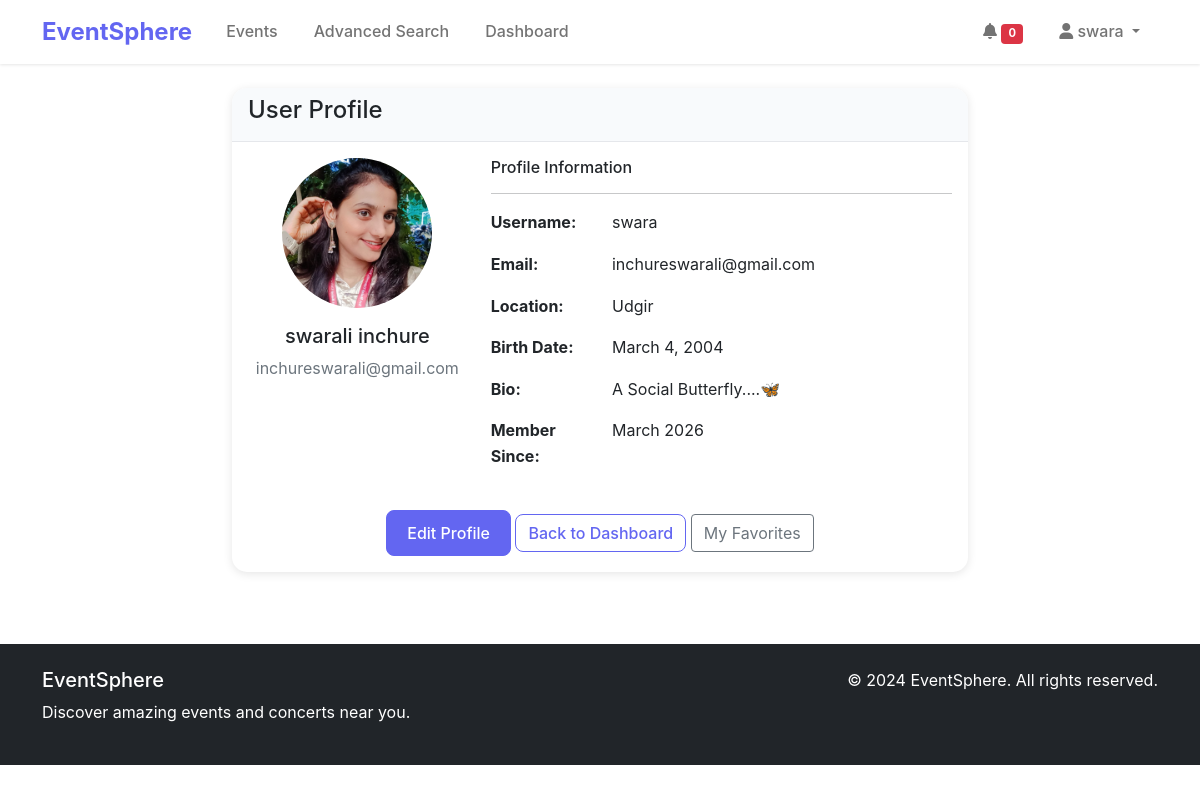
Screenshot of /accounts/profile/ (signed in) with the database file from the repository.
### accounts/models.py (models this page shows, shortened)
class UserProfile(models.Model):
    user = models.OneToOneField(User, on_delete=models.CASCADE)
    bio = models.TextField(max_length=500, blank=True)
    location = models.CharField(max_length=30, blank=True)
    birth_date = models.DateField(null=True, blank=True)
    avatar = models.ImageField(upload_to='avatars/', blank=True, null=True)

### accounts/views.py (the view)
# urls.py: path('profile/', views.profile_view, name='profile'),
@login_required
def profile_view(request):
    profile, created = UserProfile.objects.get_or_create(user=request.user)
    return render(request, 'accounts/profile.html', {'profile': profile})

### templates/accounts/profile.html (shortened to what this page needs)
{% extends 'base.html' %}
{% load static %}
{% block content %}
<div class="container py-4">
    <div class="row">
        <div class="col-md-8 mx-auto">
            <div class="card">
                <div class="card-header">
                    <h4>User Profile</h4>
                </div>
                <div class="card-body">
                    <div class="row">
                        <div class="col-md-4 text-center">
                            {% if profile.avatar %}
                            <img src="{{ profile.avatar.url }}" alt="Avatar" class="rounded-circle mb-3" style="width: 150px; height: 150px; object-fit: cover;">
                            {% else %}
                            <div class="bg-primary rounded-circle mx-auto mb-3 d-flex align-items-center justify-content-center" style="width: 150px; height: 150px;">
                                <i class="fas fa-user fa-4x text-white"></i>
                            </div>
                            {% endif %}
                            <h5>{{ user.get_full_name|default:user.username }}</h5>
                            <p class="text-muted">{{ user.email }}</p>
                        </div>
                        <div class="col-md-8">
                            <h6>Profile Information</h6>
                            <hr>
                            <div class="row mb-3">
                                <div class="col-sm-3"><strong>Username:</strong></div>
                                <div class="col-sm-9">{{ user.username }}</div>
                            </div>
                            <div class="row mb-3">
                                <div class="col-sm-3"><strong>Email:</strong></div>
                                <div class="col-sm-9">{{ user.email }}</div>
                            </div>
                            <div class="row mb-3">
                                <div class="col-sm-3"><strong>Location:</strong></div>
                                <div class="col-sm-9">{{ profile.location|default:"Not specified" }}</div>
                            </div>
                            <div class="row mb-3">
                                <div class="col-sm-3"><strong>Birth Date:</strong></div>
                                <div class="col-sm-9">{{ profile.birth_date|default:"Not specified" }}</div>
                            </div>
                            <div class="row mb-3">
                                <div class="col-sm-3"><strong>Bio:</strong></div>
                                <div class="col-sm-9">{{ profile.bio|default:"No bio available" }}</div>
                            </div>
                            <div class="row mb-3">
                                <div class="col-sm-3"><strong>Member Since:</strong></div>
                                <div class="col-sm-9">{{ user.date_joined|date:"F Y" }}</div>
                            </div>
                        </div>
                    </div>
                    <div class="text-center mt-4">
                        <a href="{% url 'accounts:edit_profile' %}" class="btn btn-primary">Edit Profile</a>
                        <a href="{% url 'dashboard:dashboard' %}" class="btn btn-outline-primary">Back to Dashboard</a>
                        <a href="{% url 'dashboard:favorites' %}" class="btn btn-outline-secondary">My Favorites</a>
                    </div>
                </div>
            </div>
        </div>
    </div>
</div>
{% endblock %}

### templates/base.html (shortened to what this page needs)
<!DOCTYPE html>
<html lang="en">
<head>
    {% load static %}
    <link href="https://cdn.jsdelivr.net/npm/bootstrap@5.1.3/dist/css/bootstrap.min.css" rel="stylesheet">
    <link href="https://cdnjs.cloudflare.com/ajax/libs/font-awesome/6.0.0/css/all.min.css" rel="stylesheet">
    <link href="{% static 'css/style.css' %}" rel="stylesheet">
</head>
<body>
    <nav class="navbar navbar-expand-lg navbar-light bg-white shadow-sm">
        <div class="container">
            <a class="navbar-brand fw-bold" href="{% url 'home' %}">EventSphere</a>
            <div class="collapse navbar-collapse" id="navbarNav">
                <ul class="navbar-nav me-auto">
                    <li class="nav-item">
                        <a class="nav-link" href="{% url 'events:event_list' %}">Events</a>
                    </li>
                    <li class="nav-item">
                        <a class="nav-link" href="{% url 'events:advanced_search' %}">Advanced Search</a>
                    </li>
                    {% if user.is_authenticated %}
                    <li class="nav-item">
                        <a class="nav-link" href="{% url 'dashboard:dashboard' %}">Dashboard</a>
                    </li>
                    {% endif %}
                </ul>
                <ul class="navbar-nav">
                    {% if user.is_authenticated %}
                    <li class="nav-item">
                        <a class="nav-link" href="{% url 'notifications:notification_list' %}">
                            <i class="fas fa-bell"></i>
                            <span class="badge bg-danger" id="notification-count" style="font-size: 0.7em;">0</span>
                        </a>
                    </li>
                    <li class="nav-item dropdown">
                        <a class="nav-link dropdown-toggle" href="#" id="navbarDropdown" role="button" data-bs-toggle="dropdown">
                            <i class="fas fa-user"></i> {{ user.username }}
                        </a>
                    </li>
                    {% endif %}
                </ul>
            </div>
        </div>
    </nav>
    <main>
        {% block content %}
        {% endblock %}
    </main>
    <footer class="bg-dark text-white py-4 mt-5">
        <div class="container">
            <div class="row">
                <div class="col-md-6">
                    <h5>EventSphere</h5>
                    <p>Discover amazing events and concerts near you.</p>
                </div>
                <div class="col-md-6 text-md-end">
                    <p>&copy; 2024 EventSphere. All rights reserved.</p>
                </div>
            </div>
        </div>
    </footer>
</body>
</html>

### static/css/style.css (style rules this page uses)
:root { --primary-color: #6366f1; --secondary-color: #8b5cf6; --dark-color: #1f2937; --light-color: #f8fafc; }
body { font-family: 'Inter', -apple-system, BlinkMacSystemFont, sans-serif; line-height: 1.6; }
.navbar-brand { font-size: 1.5rem; color: var(--primary-color) !important; }
.navbar-nav .nav-link { font-weight: 500; margin: 0 10px; }
.btn-primary { background-color: var(--primary-color); border-color: var(--primary-color); border-radius: 8px; font-weight: 500; padding: 10px 20px; }
.btn-outline-primary { color: var(--primary-color); border-color: var(--primary-color); border-radius: 8px; font-weight: 500; }
.card { border: none; border-radius: 15px; box-shadow: 0 2px 10px rgba(0, 0, 0, 0.1); }
.card-header { background-color: var(--light-color); border-bottom: 1px solid #e5e7eb; border-radius: 15px 15px 0 0 !important; font-weight: 600; }
.shadow-sm { box-shadow: 0 1px 3px rgba(0, 0, 0, 0.1) !important; }
footer { margin-top: auto; }

### rows the page displays
UserProfile: avatar (picture), location "Udgir", birth_date "March 4, 2004", bio "A Social Butterfly....🦋"

### other values shown
{{ user.username }} "swara"
{{ user.get_full_name|default:user.username }} "swarali inchure"
{{ user.email }} "inchureswarali@gmail.com"
{{ user.date_joined|date:"F Y" }} "March 2026"
